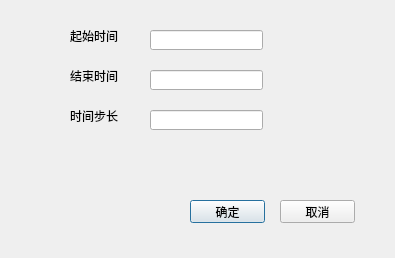
<?xml version="1.0" encoding="UTF-8"?>
<ui version="4.0">
 <class>GeneralAco</class>
 <widget class="QDialog" name="GeneralAco">
  <property name="geometry">
   <rect>
    <x>0</x>
    <y>0</y>
    <width>395</width>
    <height>258</height>
   </rect>
  </property>
  <property name="windowTitle">
   <string>general</string>
  </property>
  <widget class="QLabel" name="label">
   <property name="geometry">
    <rect>
     <x>70</x>
     <y>30</y>
     <width>54</width>
     <height>12</height>
    </rect>
   </property>
   <property name="text">
    <string>起始时间</string>
   </property>
  </widget>
  <widget class="QLabel" name="label_2">
   <property name="geometry">
    <rect>
     <x>70</x>
     <y>70</y>
     <width>54</width>
     <height>12</height>
    </rect>
   </property>
   <property name="text">
    <string>结束时间</string>
   </property>
  </widget>
  <widget class="QLabel" name="label_3">
   <property name="geometry">
    <rect>
     <x>70</x>
     <y>110</y>
     <width>54</width>
     <height>12</height>
    </rect>
   </property>
   <property name="text">
    <string>时间步长</string>
   </property>
  </widget>
  <widget class="QLineEdit" name="lineEdit">
   <property name="geometry">
    <rect>
     <x>150</x>
     <y>30</y>
     <width>113</width>
     <height>20</height>
    </rect>
   </property>
  </widget>
  <widget class="QLineEdit" name="lineEdit_2">
   <property name="geometry">
    <rect>
     <x>150</x>
     <y>70</y>
     <width>113</width>
     <height>20</height>
    </rect>
   </property>
  </widget>
  <widget class="QLineEdit" name="lineEdit_3">
   <property name="geometry">
    <rect>
     <x>150</x>
     <y>110</y>
     <width>113</width>
     <height>20</height>
    </rect>
   </property>
  </widget>
  <widget class="QPushButton" name="pushButton">
   <property name="geometry">
    <rect>
     <x>190</x>
     <y>200</y>
     <width>75</width>
     <height>23</height>
    </rect>
   </property>
   <property name="text">
    <string>确定</string>
   </property>
  </widget>
  <widget class="QPushButton" name="pushButton_2">
   <property name="geometry">
    <rect>
     <x>280</x>
     <y>200</y>
     <width>75</width>
     <height>23</height>
    </rect>
   </property>
   <property name="text">
    <string>取消</string>
   </property>
  </widget>
 </widget>
 <resources/>
 <connections/>
</ui>
